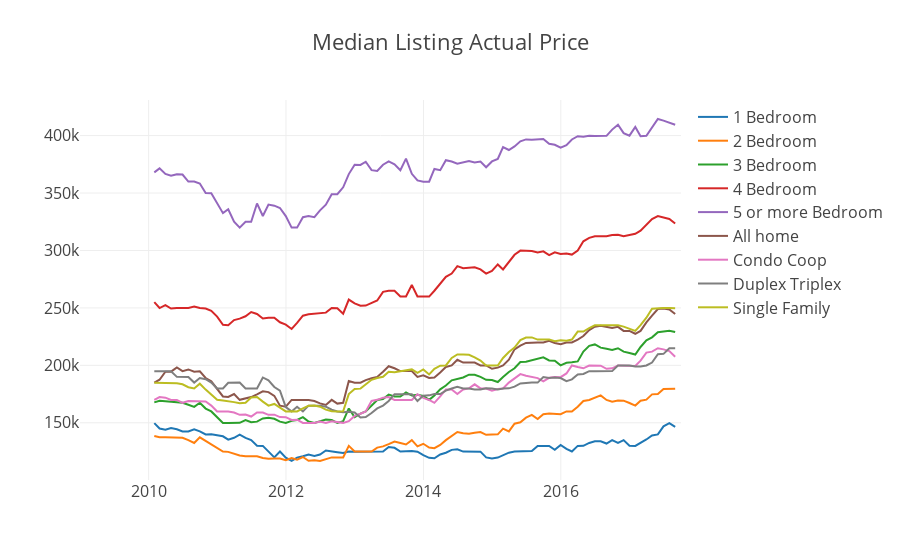

Notebook code for this chart:
### Code cell
data = [go.Scatter(x = state_month['Date'], y = state_month['MedianListingPrice_1Bedroom'],name = '1 Bedroom'),
        go.Scatter(x = state_month['Date'], y = state_month['MedianListingPrice_2Bedroom'], name = '2 Bedroom'),
        go.Scatter(x = state_month['Date'], y = state_month['MedianListingPrice_3Bedroom'], name = '3 Bedroom'),
        go.Scatter(x = state_month['Date'], y = state_month['MedianListingPrice_4Bedroom'], name = '4 Bedroom'),
        go.Scatter(x = state_month['Date'], y = state_month['MedianListingPrice_5BedroomOrMore'], name = '5 or more Bedroom'),
        go.Scatter(x = state_month['Date'], y = state_month['MedianListingPrice_AllHomes'], name = 'All home'),
        go.Scatter(x = state_month['Date'], y = state_month['MedianListingPrice_CondoCoop'], name = 'Condo Coop'),
        go.Scatter(x = state_month['Date'], y = state_month['MedianListingPrice_DuplexTriplex'], name = 'Duplex Triplex'),
        go.Scatter(x = state_month['Date'], y = state_month['MedianListingPrice_SingleFamilyResidence'], name = 'Single Family'),
       ]
       
layout = {'title': 'Median Own House Actual Price', 'font': dict(size=16),'xaxis':{'range':['2009-01-01','2017-10-01']}}

py.iplot({'data':data,'layout': layout})

### Figure 1 — Plotly figure (JSON) as saved in the notebook; plotly's stock layout.template omitted (floating-point values rounded to 4 significant figures; data arrays with more than 128 entries replaced by an {"elided": "..."} marker saying what was removed)
{"data": [{"name": "1 Bedroom", "type": "scatter", "x": {"elided": "257 str values"}, "y": {"elided": "257 float values"}}, {"name": "2 Bedroom", "type": "scatter", "x": {"elided": "257 str values"}, "y": {"elided": "257 float values"}}, {"name": "3 Bedroom", "type": "scatter", "x": {"elided": "257 str values"}, "y": {"elided": "257 float values"}}, {"name": "4 Bedroom", "type": "scatter", "x": {"elided": "257 str values"}, "y": {"elided": "257 float values"}}, {"name": "5 or more Bedroom", "type": "scatter", "x": {"elided": "257 str values"}, "y": {"elided": "257 float values"}}, {"name": "All home", "type": "scatter", "x": {"elided": "257 str values"}, "y": {"elided": "257 float values"}}, {"name": "Condo Coop", "type": "scatter", "x": {"elided": "257 str values"}, "y": {"elided": "257 float values"}}, {"name": "Duplex Triplex", "type": "scatter", "x": {"elided": "257 str values"}, "y": {"elided": "257 float values"}}, {"name": "Single Family", "type": "scatter", "x": {"elided": "257 str values"}, "y": {"elided": "257 float values"}}], "layout": {"font": {"size": 16}, "title": "Median Listing Actual Price", "xaxis": {"range": ["2009-01-01", "2017-10-01"]}}}
